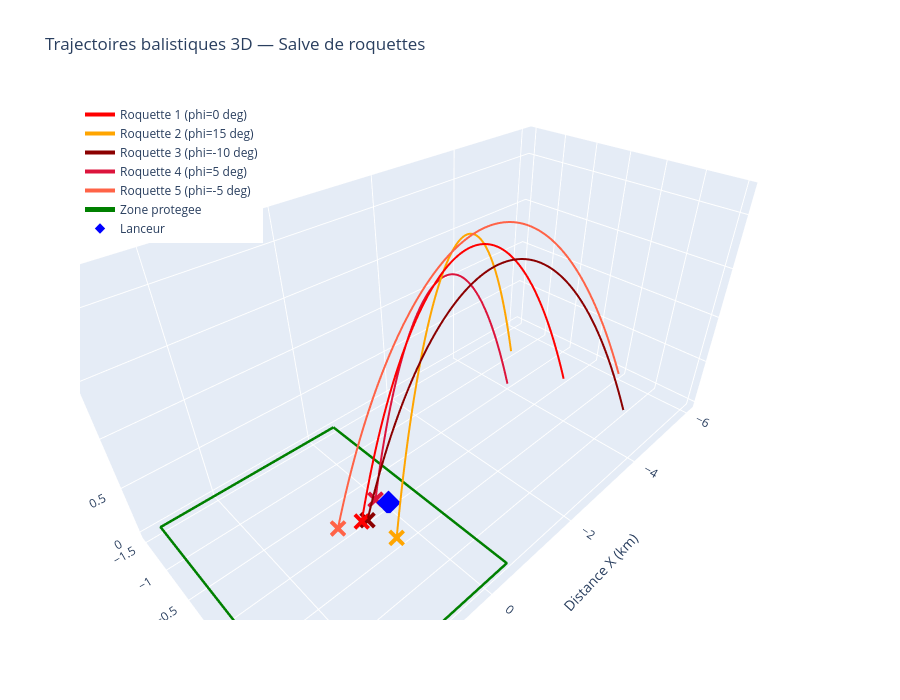

The code cell stored with this chart in its notebook:
### Code cell
import plotly.graph_objects as go

# Créer plusieurs roquettes avec des azimuts différents
roquettes_3d = [
    Rocket3D(v0=300, theta_deg=50, phi_deg=0, Cd=0.3, x0=-5000, z0=0),
    Rocket3D(v0=300, theta_deg=50, phi_deg=15, Cd=0.3, x0=-5000, z0=-1000),
    Rocket3D(v0=300, theta_deg=50, phi_deg=-10, Cd=0.3, x0=-5000, z0=1000),
    Rocket3D(v0=250, theta_deg=55, phi_deg=5, Cd=0.3, x0=-4000, z0=-500),
    Rocket3D(v0=350, theta_deg=45, phi_deg=-5, Cd=0.3, x0=-6000, z0=500),
]

fig = go.Figure()

couleurs = ['red', 'orange', 'darkred', 'crimson', 'tomato']

for i, r in enumerate(roquettes_3d):
    t, x, y, z = r.trajectoire_rk4(dt=0.1)
    
    fig.add_trace(go.Scatter3d(
        x=x/1000, y=z/1000, z=y/1000,
        mode='lines',
        line=dict(color=couleurs[i], width=4),
        name=f'Roquette {i+1} (phi={np.degrees(r.phi):.0f} deg)'
    ))
    
    # Point d'impact
    fig.add_trace(go.Scatter3d(
        x=[x[-1]/1000], y=[z[-1]/1000], z=[0],
        mode='markers',
        marker=dict(size=6, color=couleurs[i], symbol='x'),
        showlegend=False
    ))

# Zone protégée (rectangle au sol)
zone_x = np.array([-0.5, 3, 3, -0.5, -0.5])
zone_z = np.array([-1.5, -1.5, 1.5, 1.5, -1.5])
zone_y = np.zeros(5)

fig.add_trace(go.Scatter3d(
    x=zone_x, y=zone_z, z=zone_y,
    mode='lines',
    line=dict(color='green', width=5),
    name='Zone protegee'
))

# Lanceur
fig.add_trace(go.Scatter3d(
    x=[0], y=[0], z=[0],
    mode='markers',
    marker=dict(size=8, color='blue', symbol='diamond'),
    name='Lanceur'
))

fig.update_layout(
    title='Trajectoires balistiques 3D — Salve de roquettes',
    scene=dict(
        xaxis_title='Distance X (km)',
        yaxis_title='Lateral Z (km)',
        zaxis_title='Altitude Y (km)',
        aspectmode='manual',
        aspectratio=dict(x=2, y=1, z=1)
    ),
    width=900,
    height=700,
    legend=dict(x=0, y=1)
)

fig.show()

### Figure 1 — Plotly figure (JSON) as saved in the notebook; plotly's stock layout.template omitted (floating-point values rounded to 4 significant figures; data arrays with more than 128 entries replaced by an {"elided": "..."} marker saying what was removed)
{"data": [{"line": {"color": "red", "width": 4}, "mode": "lines", "name": "Roquette 1 (phi=0 deg)", "type": "scatter3d", "x": {"elided": "406 float values"}, "y": {"elided": "406 float values"}, "z": {"elided": "406 float values"}}, {"marker": {"color": "red", "size": 6, "symbol": "x"}, "mode": "markers", "showlegend": false, "type": "scatter3d", "x": [0.578], "y": [0], "z": [0]}, {"line": {"color": "orange", "width": 4}, "mode": "lines", "name": "Roquette 2 (phi=15 deg)", "type": "scatter3d", "x": {"elided": "406 float values"}, "y": {"elided": "406 float values"}, "z": {"elided": "406 float values"}}, {"marker": {"color": "orange", "size": 6, "symbol": "x"}, "mode": "markers", "showlegend": false, "type": "scatter3d", "x": [0.388], "y": [0.4437], "z": [0]}, {"line": {"color": "darkred", "width": 4}, "mode": "lines", "name": "Roquette 3 (phi=-10 deg)", "type": "scatter3d", "x": {"elided": "406 float values"}, "y": {"elided": "406 float values"}, "z": {"elided": "406 float values"}}, {"marker": {"color": "darkred", "size": 6, "symbol": "x"}, "mode": "markers", "showlegend": false, "type": "scatter3d", "x": [0.4933], "y": [0.03138], "z": [0]}, {"line": {"color": "crimson", "width": 4}, "mode": "lines", "name": "Roquette 4 (phi=5 deg)", "type": "scatter3d", "x": {"elided": "375 float values"}, "y": {"elided": "375 float values"}, "z": {"elided": "375 float values"}}, {"marker": {"color": "crimson", "size": 6, "symbol": "x"}, "mode": "markers", "showlegend": false, "type": "scatter3d", "x": [0.109], "y": [-0.1405], "z": [0]}, {"line": {"color": "tomato", "width": 4}, "mode": "lines", "name": "Roquette 5 (phi=-5 deg)", "type": "scatter3d", "x": {"elided": "424 float values"}, "y": {"elided": "424 float values"}, "z": {"elided": "424 float values"}}, {"marker": {"color": "tomato", "size": 6, "symbol": "x"}, "mode": "markers", "showlegend": false, "type": "scatter3d", "x": [0.9455], "y": [-0.1076], "z": [0]}, {"line": {"color": "green", "width": 5}, "mode": "lines", "name": "Zone protegee", "type": "scatter3d", "x": [-0.5, 3.0, 3.0, -0.5, -0.5], "y": [-1.5, -1.5, 1.5, 1.5, -1.5], "z": [0.0, 0.0, 0.0, 0.0, 0.0]}, {"marker": {"color": "blue", "size": 8, "symbol": "diamond"}, "mode": "markers", "name": "Lanceur", "type": "scatter3d", "x": [0], "y": [0], "z": [0]}], "layout": {"height": 700, "legend": {"x": 0, "y": 1}, "scene": {"aspectmode": "manual", "aspectratio": {"x": 2, "y": 1, "z": 1}, "xaxis": {"title": {"text": "Distance X (km)"}}, "yaxis": {"title": {"text": "Lateral Z (km)"}}, "zaxis": {"title": {"text": "Altitude Y (km)"}}}, "title": {"text": "Trajectoires balistiques 3D — Salve de roquettes"}, "width": 900}}
